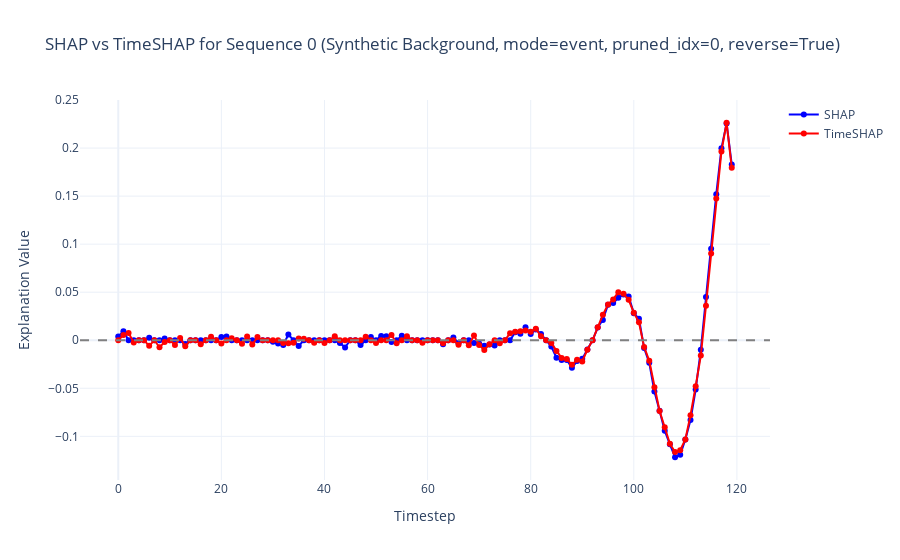
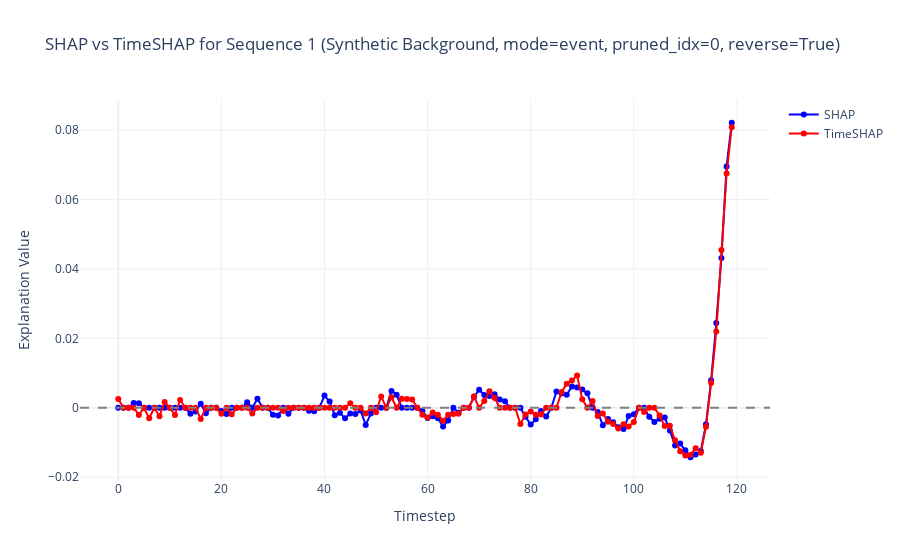
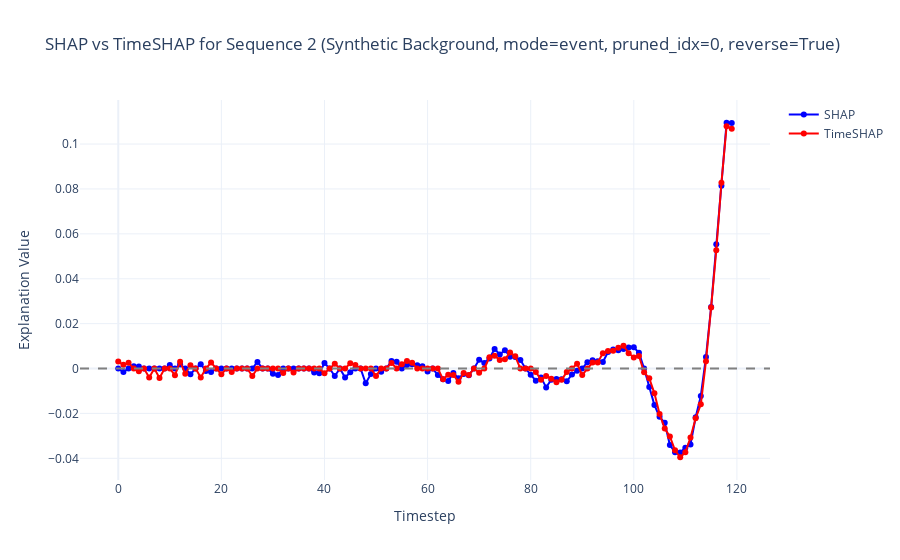

Here is the notebook cell these charts were saved with, in order:
### Code cell
# sample 20 sequences from the test data using numpy

sample_idx = np.random.choice(np.arange(X_test.shape[0]), 20, replace=False)
test_data = X_test[sample_idx]


correlations_event_hs = compute_correlations(test_data, baseline_shap, baseline_timeshap, "Synthetic Background", mode="event", pruned_idx=0, reverse=True)
